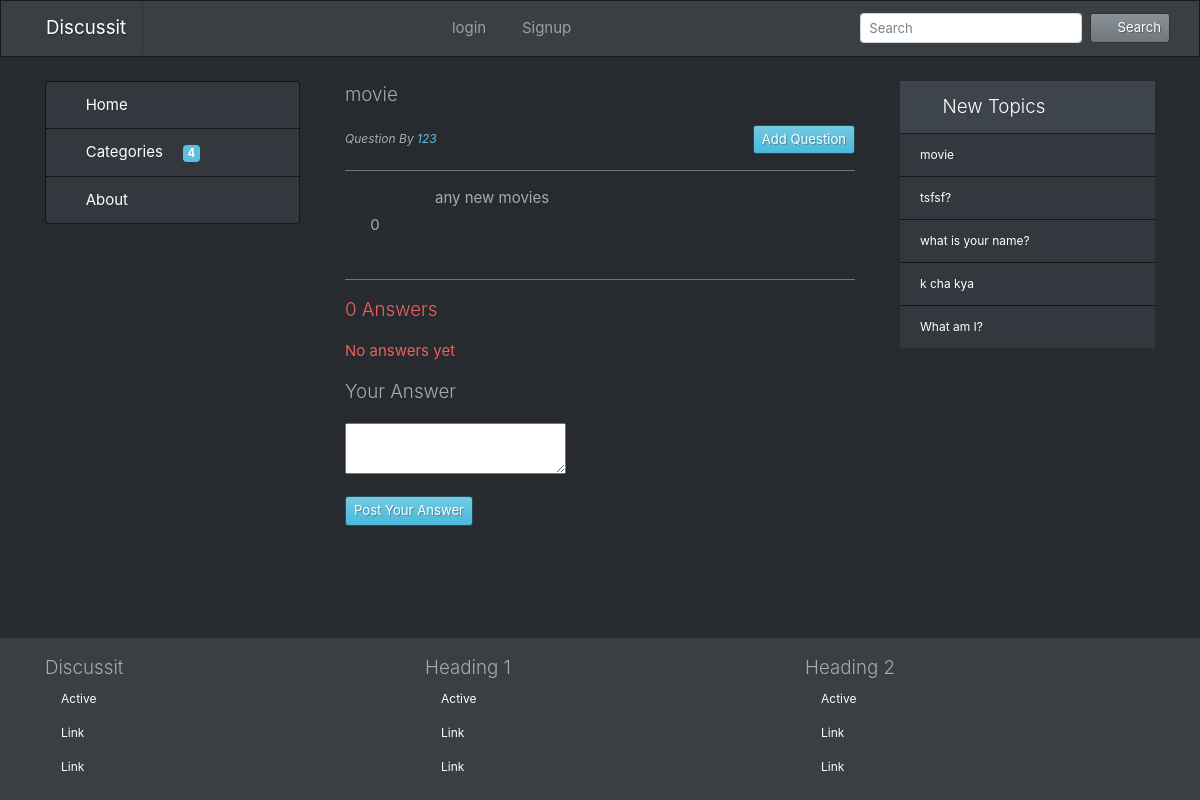
Screenshot of /question/18 with the database file from the repository.
### qna/models.py (models this page shows, shortened)
class Question(models.Model):
    title = models.TextField()
    body = models.TextField()
    category = models.ForeignKey(Category, on_delete=models.CASCADE)
    creator = models.ForeignKey(User, on_delete=models.CASCADE)
    pub_date = models.DateTimeField(auto_now_add=True)
    verefied = models.BooleanField(default = 0)
    seen = models.BooleanField(default = 0)
    def get_no_of_votes(self):
        topic = Vote.objects.filter(question = self)
        topic = topic.filter(what = 'upvote')
        topic = topic.exclude(voter = self.creator)
        up_votes = 0
        for topic in topic:
            up_votes += 1
        topic = Vote.objects.filter(question = self)
        topic = topic.filter(what = 'downvote')
        topic = topic.exclude(voter = self.creator)
        down_votes = 0
        for topic in topic:
            down_votes += 1
        votes = up_votes - down_votes
        return votes
    def get_answers(self):
        answer = Answer.objects.filter(question = self)
        answer = answer.exclude(creator = self.creator)
        answer = answer.order_by('-pub_date')
        return answer

### qna/views.py (the view)
# urls.py: path('question/<int:question_id>',views.question_view,name="question_page"),
def question_view(request,question_id):
    categories = Category.objects.all()
    new = Question.objects.all().order_by('-pub_date')[:5]
    question = get_object_or_404(Question, pk = question_id)
    context = {
        'categories' : categories,
        'question' : question,
        'new' : new,
    }
    return render(request,'question.html',context)

### qna/templates/question.html (shortened to what this page needs)
{% extends 'qna/base.html' %}
{% load static %}
{% block header %}
<div class="lead mb-3">
    <span>{{question.title}}</span>
</div>
<div class="d-flex justify-content-between align-items-center">
    <div class="small"><i>Question By <a href="#" class="text-info">{{question.creator}}</a></i></div>
    <a class="btn btn-sm btn-info" href="{% url 'addquestion_page' %}">Add Question</a>
</div>
{% endblock header %}
{% block content %}
<div>
    <div class="row">
        <div class="col-2">
            <form action="">
                <div class="d-flex flex-column justify-content-center align-items-center">
                    <div>
                        <button type="submit" class="btn btn-small border-0 py-0 px-2"><i class="fas fa-caret-up"
                                style="font-size: 1.5rem;"></i></button>
                    </div>
                    <div class="px-2">{{question.get_no_of_votes}}</div>
                    <div>
                        <button type="submit" class="btn btn-small border-0 py-0 px-2"><i class="fas fa-caret-down"
                                style="font-size: 1.5rem;"></i></button>
                    </div>
                </div>
            </form>
        </div>
        <div class="col-10">
            {{question.body|safe}}
        </div>
    </div>
    <hr class="bg-secondary">
</div>
<div class="lead mb-3 text-danger">
    {{question.get_answers.count}} Answers
</div>
{% if question.get_answers.count <= 0 %}
<span class="text-danger">No answers yet</span>
{% endif %}
<div>
    <div class="lead my-3">
        Your Answer
    </div>
    <div>
        <form action="">
            <div class="form-group">
                <textarea name="editor"></textarea>
            </div>
            <div class="form-group">
                <button type="submit" class="btn btn-sm btn-info">Post Your Answer</button>
            </div>
        </form>
    </div>
</div>
{% endblock content %}

### templates/qna/base.html (shortened to what this page needs)
<!DOCTYPE html>
<html lang="en">
{% load static %}
<head>
    <link rel="stylesheet" href="{% static 'assets/bootstrap/css/bootstrap.min.css' %}">
    <link rel="stylesheet" href="{% static 'assets/fontawesome/css/all.min.css' %}">
    <link rel="stylesheet" href="{% static 'assets/custom/css/footer.css' %}">
</head>
<body>
    <div class="main-container">
        <nav class="navbar navbar-expand-lg navbar-dark bg-primary">
            <div class="container">
                <a class="navbar-brand" href="{% url 'home_page' %}">Discussit</a>
                <div class="collapse navbar-collapse" id="mainnavbar">
                    <ul class="navbar-nav mx-auto">
                        {% if user.is_authenticated %}
                        <li class="nav-item dropdown show" style="cursor: pointer">
                            <a class="nav-link dropdown-toggle" data-toggle="dropdown" role="button"><i class="fas fa-user-circle text-success mr-2"></i>Welcome, {{user.username}}</a>
                            <div class="dropdown-menu">
                                <a class="dropdown-item" href="#"><i class="fas fa-user mr-2"></i>Profile</a>
                                <div class="dropdown-divider"></div>
                                <form action="{% url 'logout_page' %}" method="GET">
                                    <input type="hidden" name="next" value="{{request.path}}">
                                    <button type="submit" class="dropdown-item"><i class="fas fa-sign-out-alt mr-2"></i>Logout</button>
                                </form>
                            </div>
                        </li>
                        {% else %}
                        <li class="nav-item {{login_active}}">
                            <form action="{% url 'login_page' %}" method="GET">
                                <button type="submit" class="bg-primary nav-link border-0"><i class="fas fa-sign-in-alt mr-2"></i>login</button>
                            </form>
                        </li>
                        <li class="nav-item {{signup_active}}">
                            <form action="{% url 'signup_page' %}" method="GET">
                                <button type="submit" class="bg-primary nav-link border-0"><i class="fas fa-user-plus mr-2"></i>Signup</button>
                            </form>
                        </li>
                        {% endif %}
                    </ul>
                    <form class="form-inline my-2 my-lg-0" method="POST" action="{% url 'search_page' %}">
                        <input class="form-control form-control-sm mr-sm-2" type="text" placeholder="Search" name="searchword" value="{{prefilled_keyword}}">
                        <button class="btn btn-sm btn-secondary my-2 my-sm-0" type="submit"><i
                                class="fas fa-search mr-2"></i>Search</button>
                    </form>
                </div>
            </div>
        </nav>
        <main>
            <div class="container mt-4">
                <div class="row">
                    <div class="col-12 col-md-4 col-lg-3 mb-5">
                        <div class="list-group">
                            <a href="{% url 'home_page' %}"
                                class="list-group-item list-group-item-action {{home_active}}">
                                <i class="fas fa-home mr-2"></i>Home
                            </a>
                            <a href="{% url 'category_page' %}"
                                class="list-group-item list-group-item-action {{category_active}}">
                                <i class="fas fa-layer-group mr-2"></i>Categories
                                <span class="badge badge-info ml-3">{{categories.count}}</span>
                            </a>
                            <a href="{% url 'about_page' %}"
                                class="list-group-item list-group-item-action {{about_active}}">
                                <i class="fas fa-question mr-2"></i>About
                            </a>
                        </div>
                    </div>
                    <div class="col-12 col-md-8 col-lg-6 mb-5">
                        <div class="container">
                            <div>
                                {% block header %}
                                {% endblock header %}
                            </div>
                            <hr class="bg-secondary">
                            {% block content %}
                            {% endblock content %}
                        </div>
                    </div>
                    <div class="col-12 col-md-12 col-lg-3 mb-5">
                        <ul class="list-group list-group-flush small">
                            <li class="list-group-item active lead"><i class="text-danger fas fa-fire mr-2"></i>New
                                Topics</li>
                            {% for new in new %}
                            <a href="{% url 'question_page' new.id %}" class="list-group-item">
                                {{new.title}}
                            </a>
                            {% endfor %}
                        </ul>
                    </div>
                </div>
            </div>
        </main>
        <footer class="bg-primary py-3">
            <div class="container">
                <div class="row">
                    <div class="col-4">
                        <ul class="nav flex-column small">
                            <li class="nav-item lead">
                                Discussit
                            </li>
                            <li class="nav-item">
                                <a class="nav-link active" href="#">Active</a>
                            </li>
                            <li class="nav-item">
                                <a class="nav-link" href="#">Link</a>
                            </li>
                            <li class="nav-item">
                                <a class="nav-link" href="#">Link</a>
                            </li>
                        </ul>
                    </div>
                    <div class="col-4">
                        <ul class="nav flex-column small">
                            <li class="nav-item lead">
                                Heading 1
                            </li>
                            <li class="nav-item">
                                <a class="nav-link active" href="#">Active</a>
                            </li>
                            <li class="nav-item">
                                <a class="nav-link" href="#">Link</a>
                            </li>
                            <li class="nav-item">
                                <a class="nav-link" href="#">Link</a>
                            </li>
                        </ul>
                    </div>
                    <div class="col-4">
                        <ul class="nav flex-column small">
                            <li class="nav-item lead">
                                Heading 2
                            </li>
                            <li class="nav-item">
                                <a class="nav-link" href="#">Active</a>
                            </li>
                            <li class="nav-item">
                                <a class="nav-link" href="#">Link</a>
                            </li>
                            <li class="nav-item">
                                <a class="nav-link" href="#">Link</a>
                            </li>
                        </ul>
                    </div>
                </div>
            </div>
        </footer>
    </div>
</body>
</html>

### discussion/static/assets/custom/css/footer.css (style rules this page uses)
html, body { height: 100%; position: relative; }
.main-container { min-height: 100vh; overflow: hidden; display: block; position: relative; padding-bottom: 190px; }
footer { position: absolute; bottom: 0; width: 100%; }

### rows the page displays
Question: title "movie", creator "123", get_no_of_votes "0", body "any new movies", get_answers.count "0"
Question: title "tsfsf?"
Question: title "what is your name?"
Question: title "k cha kya"
Question: title "What am I?"

### other values shown
{{ categories.count }} "4"
